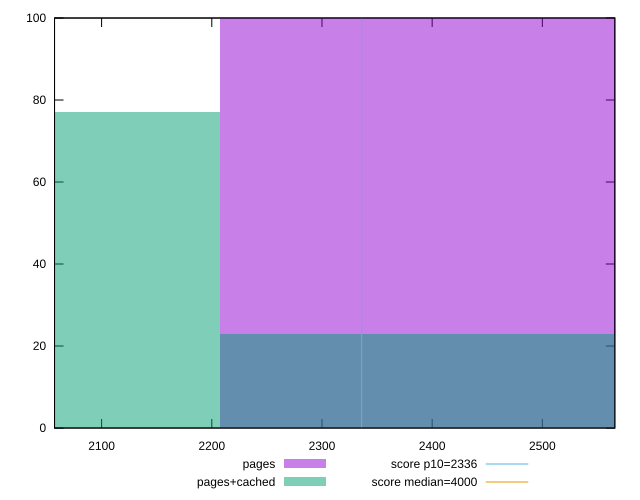

The gnuplot source for this figure:
reset

$pages <<EOF
2407.7360404173223 100
EOF

$pagesCached <<EOF
2407.7360404173223 23
2006.4467003477685 77
EOF

set key outside below
set boxwidth 401.2893400695537
set xrange [2057.28075:2565.7765]
set yrange [0:100]
set trange [0:100]
set style fill transparent solid 0.5 noborder

set parametric
set terminal svg size 640, 500 enhanced background rgb 'white'
set output "report_00018_2021-02-10T15-25-16.877Z/first-meaningful-paint/comparison/histogram/0_vs_1.svg"

plot $pages title "pages" with boxes, \
     $pagesCached title "pages+cached" with boxes, \
     2336,t title "score p10=2336", \
     4000,t title "score median=4000"

reset
